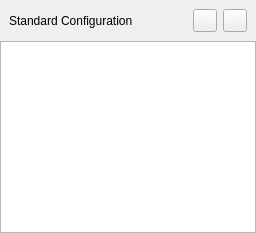
    <widget class="QWidget" name="tabConfiguration">
     <attribute name="title">
      <string>Configuration</string>
     </attribute>
     <layout class="QVBoxLayout" name="verticalLayout_5">
      <property name="spacing">
       <number>0</number>
      </property>
      <property name="leftMargin">
       <number>0</number>
      </property>
      <property name="topMargin">
       <number>0</number>
      </property>
      <property name="rightMargin">
       <number>0</number>
      </property>
      <property name="bottomMargin">
       <number>0</number>
      </property>
      <item>
       <widget class="QWidget" name="widget_4" native="true">
        <layout class="QHBoxLayout" name="horizontalLayout_4">
         <item>
          <widget class="QLabel" name="labelConfig">
           <property name="text">
            <string>Standard Configuration</string>
           </property>
          </widget>
         </item>
         <item>
          <widget class="QToolButton" name="tBtnConfig1">
           <property name="text">
            <string/>
           </property>
           <property name="icon">
            <iconset resource="src.qrc">
             <normaloff>:/icon/shezhi.png</normaloff>:/icon/shezhi.png</iconset>
           </property>
          </widget>
         </item>
         <item>
          <widget class="QToolButton" name="tBtnConfig2">
           <property name="text">
            <string/>
           </property>
           <property name="icon">
            <iconset resource="src.qrc">
             <normaloff>:/icon/tianjia.png</normaloff>:/icon/tianjia.png</iconset>
           </property>
          </widget>
         </item>
        </layout>
       </widget>
      </item>
      <item>
       <widget class="QTreeView" name="treeViewConfig"/>
      </item>
     </layout>
    </widget>
